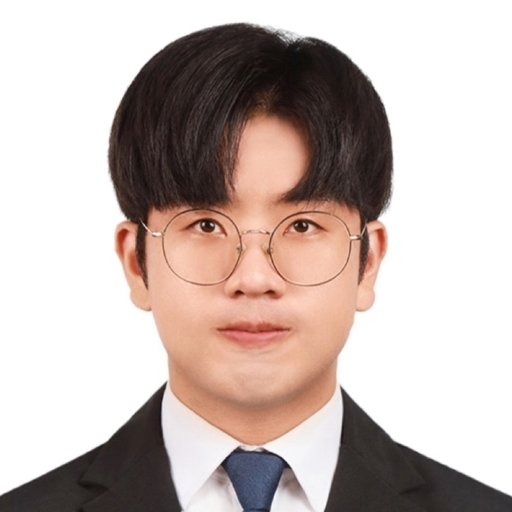
#> input picture images/bogoni-512x512.png, 512 x 512 px, found by its file name
$ python resize.py
#> lines starting #> are read from the running program, lines starting #| are printed output that depends on the picture; after the words box and inside, x2 and y2 are one past the last pixel; in counts of white or black regions, pixels touching at a corner belong together
from PIL import Image, ImageDraw

# 원본 이미지 경로
input_file = "/Users/mukkbo/Desktop/goni_home/gony-ryu.github.io/images/bogoni-512x512.png"

# 출력 사이즈 & 파일명 리스트
sizes = [
    (180, "bogoni-180x180.png"),
    (32, "bogoni-32x32.png")
]

# 이미지 열기
with Image.open(input_file) as img:
    # 정사각형 crop을 위해 가장 짧은 변 찾기
#> img is the input picture: PIL image 512x512 RGBA; mean R, G, B, A 197.2, 183.3, 178.5, 255
    min_side = min(img.size)
#> min_side = 512
    left = (img.width - min_side) // 2
#> left = 0
    top = (img.height - min_side) // 2
#> top = 0
    right = left + min_side
#> right = 512
    bottom = top + min_side
#> bottom = 512

    # 중심 정사각형 crop
    img_cropped = img.crop((left, top, right, bottom)).convert("RGBA")

    # 원형 마스크 생성
    mask = Image.new("L", (min_side, min_side), 0)
#> mask: PIL image 512x512 L; every value is 0
    draw = ImageDraw.Draw(mask)
    draw.ellipse((0, 0, min_side, min_side), fill=255)

    # 마스크 적용해서 원형 이미지 만들기
    img_cropped.putalpha(mask)
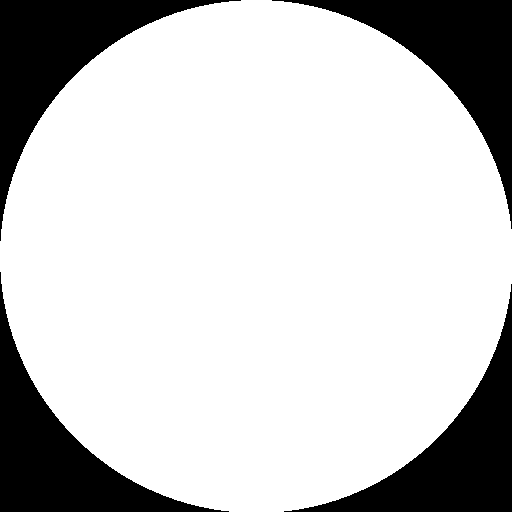
#> mask: PIL image 512x512 L; 78.8% white; 4 black regions, box (x1, y1, x2, y2) and area: (0, 0, 241, 241) 14133, (272, 0, 512, 229) 13892, (0, 272, 229, 512) 13892, (284, 284, 512, 512) 13652
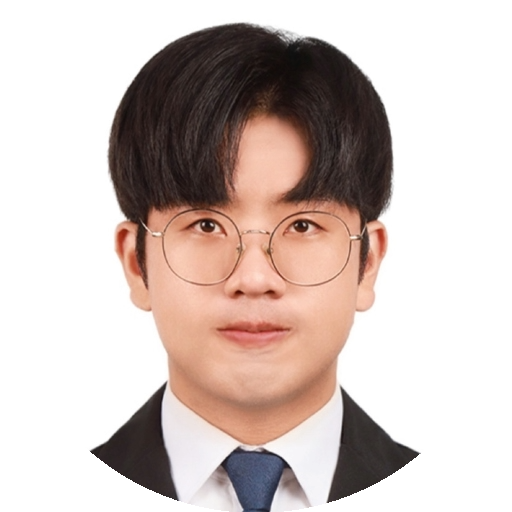
#> img_cropped: PIL image 512x512 RGBA; mean R, G, B, A 197.2, 183.3, 178.5, 200.9; transparent parts drawn white

    # 각각 원하는 크기로 저장
    for size, filename in sizes:
        resized_img = img_cropped.resize(
            (size, size),
            resample=Image.Resampling.LANCZOS
        )
        resized_img.save(filename, format="PNG")
        print(f"✅ Saved {filename} ({size}x{size}px)")
#> this loop made 2 passes
#> pass 1, `resized_img = img_cropped.resize( (size, size), resample=Image.Resampl..`:
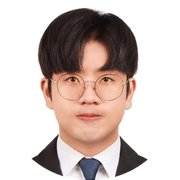
#> resized_img: PIL image 180x180 RGBA; mean R, G, B, A 157.9, 144.3, 139.4, 200.9; transparent parts drawn white
#> pass 2, `resized_img = img_cropped.resize( (size, size), resample=Image.Resampl..`:
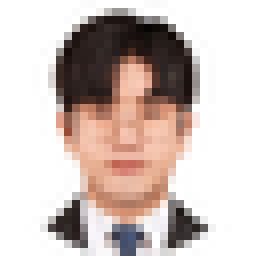
#> resized_img: PIL image 32x32 RGBA (shown 8 times larger); mean R, G, B, A 172.3, 158.3, 153.4, 201.1; transparent parts drawn white
